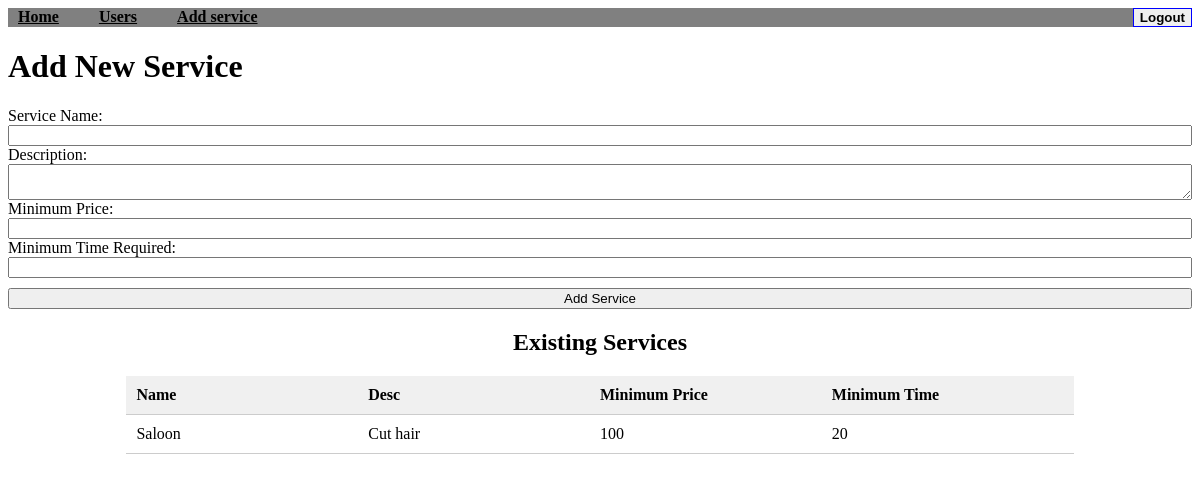
/admin-add-service (signed in), run on an earlier commit of the app's database.
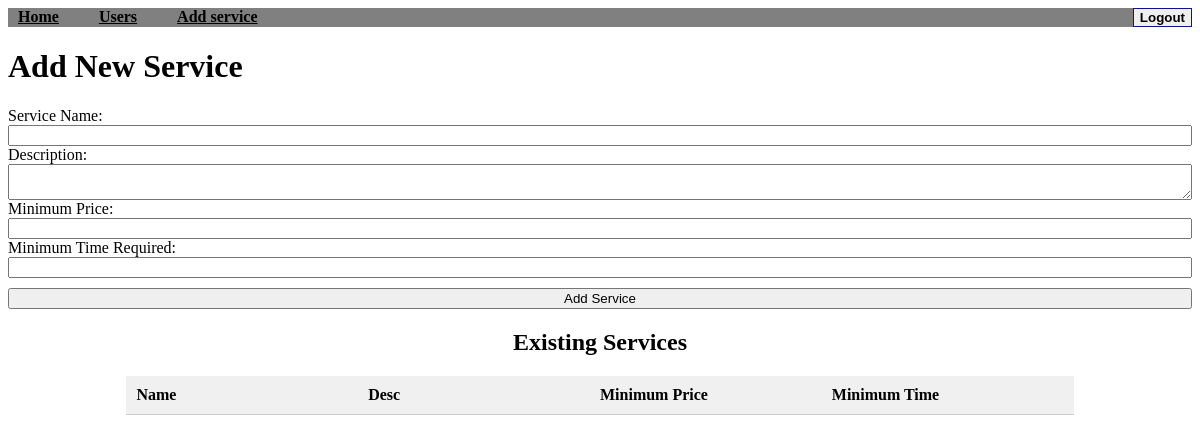
And on a later commit of the database.
### application/database.py (models this page shows)
class Services(db.Model):
    service_id = db.Column(db.Integer, primary_key=True)
    name = db.Column(db.String(150), nullable=False)
    desc = db.Column(db.String(500), nullable=False)
    min_price = db.Column(db.Integer, nullable=False)
    min_time_req = db.Column(db.String(200), nullable=False)
    requests = db.relationship('Requests', backref='services')

### app.py (the view, shortened to what this page needs)
@app.route('/admin-add-service', methods=['GET', 'POST'])
def add_service():
    if 'user_id' not in session or session['role'] != 'Admin':
        return redirect(url_for('login'))
    services = Services.query.all()
    return render_template('admin_add_service.html' ,services = services)

### templates/admin_add_service.html (shortened to what this page needs)
<!DOCTYPE html>
<html lang="en">
<head>
</head>
<body>
    <nav style="width: 100%; background-color:gray">
        <div style="display: flex; justify-content: space-between;">
            <ul style="list-style: none; display: flex; margin: 0; padding: 0;">
                <li style="margin-right: 20px;">
                    <a href="/admin" style=" color: #000; padding: 5px 10px; font-weight: bold;">Home</a>
                </li>
                <li style="margin-right: 20px;">
                    <a href="/admin-users" style=" color: #000; padding: 5px 10px; font-weight: bold;">Users</a>
                </li>
                <li style="margin-right: 20px;">
                    <a href="/admin-add-service" style=" color: #000; padding: 5px 10px; font-weight: bold;">Add service</a>
                </li>
            </ul>
            <form action="/logout" method="POST">
                <button type="submit" style="border:1px blue solid; cursor: pointer; font-weight: bold;">Logout</button>
            </form>
        </div>
    </nav>
    <div class="container" >
        <h1>Add New Service</h1>
        <form action="{{ url_for('add_service') }}" method="POST" style="display: flex; flex-direction:column;" >
            <label for="name">Service Name:</label>
            <input type="text" id="name" name="name" required>
            <label for="desc">Description:</label>
            <textarea id="desc" name="desc" required></textarea>
            <label for="min_price">Minimum Price:</label>
            <input type="number" id="min_price" name="min_price" required>
            <label for="min_time_req">Minimum Time Required:</label>
            <input type="text" id="min_time_req" name="min_time_req" style="margin-bottom: 10px;">
            <input type="submit" value="Add Service">
        </form>
    </div>
    <div style="width: 80%; margin: 0 auto; margin-top: 20px;">
        <div>
            <h2 style="text-align: center;">Existing Services</h2>
            <div style="display: flex; font-weight: bold; padding: 10px; background-color: #f0f0f0; border-bottom: 1px solid #ccc;">
                <div style="flex: 1; text-align: left;">Name</div>
                <div style="flex: 1; text-align: left;">Desc</div>
                <div style="flex: 1; text-align: left;">Minimum Price</div>
                <div style="flex: 1; text-align: left;">Minimum Time</div>
            </div>
            {% for service in services %}
            <div style="display: flex; padding: 10px; border-bottom: 1px solid #ccc;">
                <div style="flex: 1; text-align: left;">{{ service.name }}</div>
                <div style="flex: 1; text-align: left;">{{ service.desc[:10] }}</div>
                <div style="flex: 1; text-align: left;">{{ service.min_price }}</div>
                <div style="flex: 1; text-align: left;">{{ service.min_time_req }}</div>
            </div>
            {% endfor %}
        </div>
    </div>
</body>
</html>

What changed in the data, as far as the page shows it:
removed Services: name "Saloon", desc "Cut hair", min_price "100", min_time_req "20"
